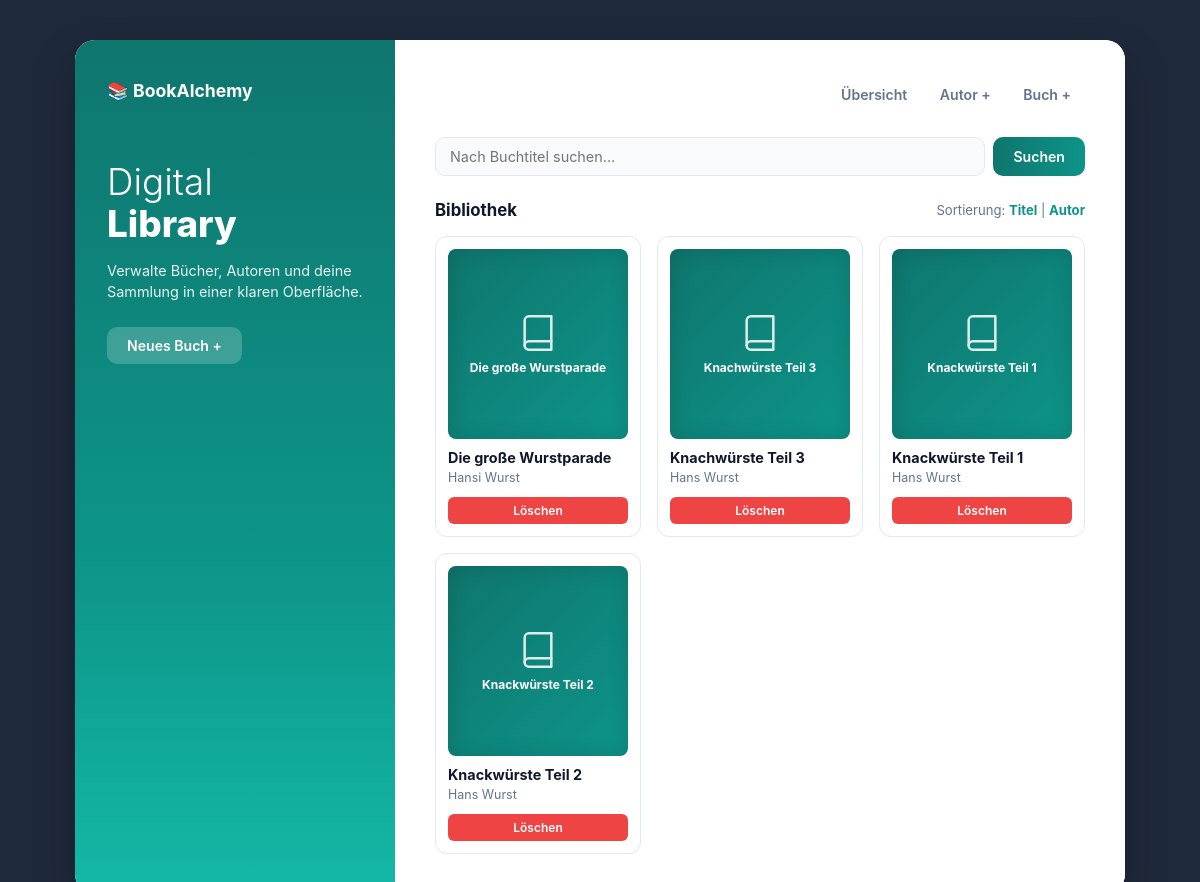
Before: / with the older database file.
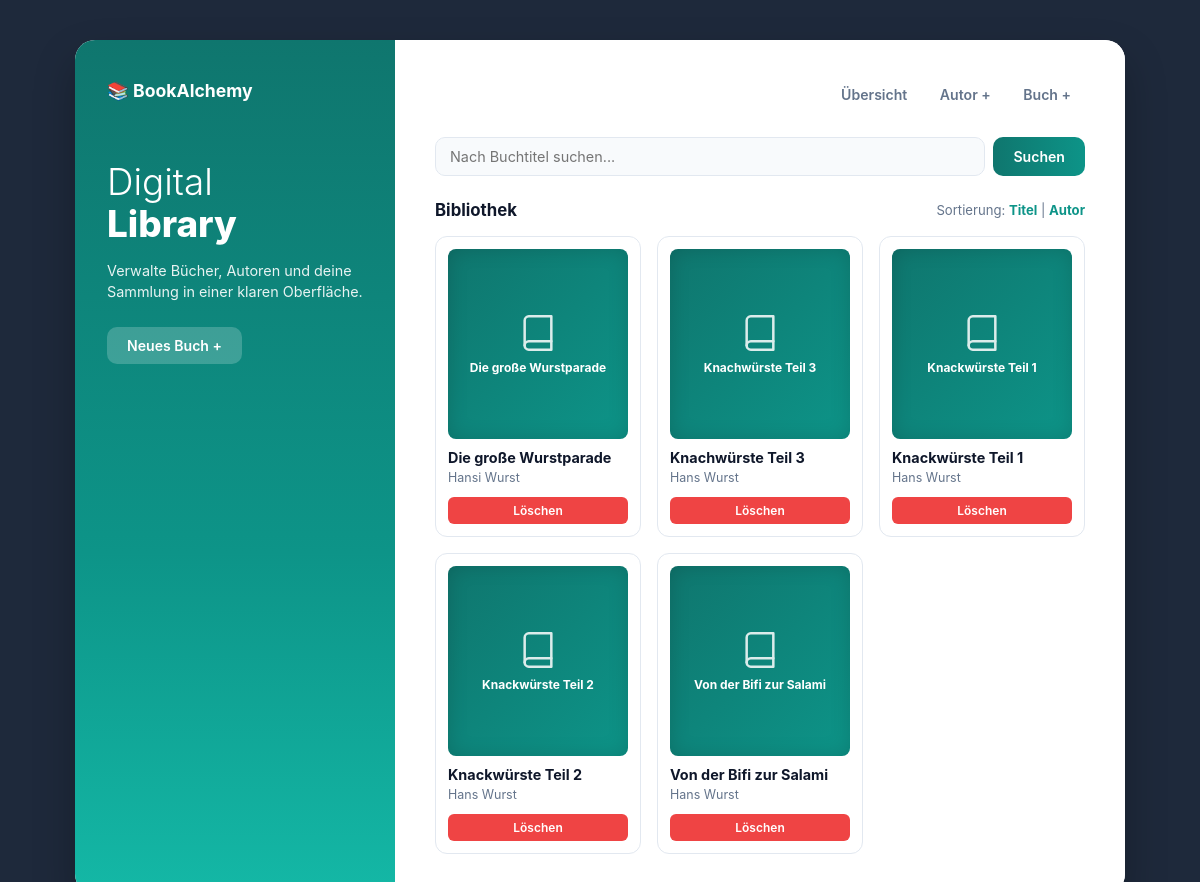
After: the same page with the newer database file.
### data_models.py (models this page shows, shortened)
class Book(db.Model):
    __tablename__ = 'books'
    id: int = db.Column(db.Integer, primary_key=True, autoincrement=True)
    isbn: str = db.Column(db.String(13), unique=True, nullable=False)
    title: str = db.Column(db.String(200), nullable=False)
    publication_year: Optional[int] = db.Column(db.Integer, nullable=True)
    author_id: int = db.Column(
        db.Integer, db.ForeignKey('authors.id'), nullable=False
    )

class Author(db.Model):
    __tablename__ = 'authors'
    id: int = db.Column(db.Integer, primary_key=True, autoincrement=True)
    name: str = db.Column(db.String(100), nullable=False)
    birth_date: Optional[date] = db.Column(db.Date, nullable=True)
    date_of_death: Optional[date] = db.Column(db.Date, nullable=True)
    books = db.relationship('Book', backref='author', lazy=True)

### app.py (the view)
@app.route('/')
def home():
    sort_by = request.args.get('sort_by', 'title')
    search_query = request.args.get('q', '').strip()
    query = Book.query
    if search_query:
        query = query.filter(Book.title.ilike(f"%{search_query}%"))
    if sort_by == 'author':
        books = query.join(Author).order_by(Author.name.asc()).all()
    else:
        books = query.order_by(Book.title.asc()).all()
    return render_template(
        'home.html',
        books=books,
        current_sort=sort_by,
        search_query=search_query,
    )

### templates/home.html (shortened to what this page needs)
{% extends "base.html" %}
{% block content %}
    <form method="GET" action="{{ url_for('home') }}" style="display: flex; gap: 8px; margin-bottom: 24px;">
        <input type="text" name="q" placeholder="Nach Buchtitel suchen..." value="{{ search_query or '' }}">
        <button type="submit" class="btn">Suchen</button>
    </form>
    <div style="display: flex; justify-content: space-between; align-items: center; margin-bottom: 16px;">
        <h3 style="font-size: 1.05rem; color: var(--text-dark); font-weight: 700;">Bibliothek</h3>
        <div style="font-size: 0.82rem; color: var(--text-muted);">
            Sortierung:
            <a href="{{ url_for('home', sort_by='title', q=search_query) }}" style="color: var(--accent-petrol); text-decoration: none; font-weight: 700;">Titel</a> |
            <a href="{{ url_for('home', sort_by='author', q=search_query) }}" style="color: var(--accent-petrol); text-decoration: none; font-weight: 700;">Autor</a>
        </div>
    </div>
    <div style="display: grid; grid-template-columns: repeat(auto-fill, minmax(160px, 1fr)); gap: 16px;">
        {% for book in books %}
            <div style="background: #ffffff; border: 1px solid var(--border-light); border-radius: 12px; padding: 12px; display: flex; flex-direction: column; justify-content: space-between;">
                <div>
                    <div style="width: 100%; height: 190px; border-radius: 8px; margin-bottom: 10px; overflow: hidden; background: linear-gradient(135deg, #0f766e 0%, #0d9488 100%); display: flex; flex-direction: column; align-items: center; justify-content: center; padding: 12px; text-align: center; color: #ffffff; box-shadow: inset 0 0 20px rgba(0,0,0,0.15); position: relative;">
                        <span style="font-size: 0.75rem; font-weight: 700; line-height: 1.2; display: -webkit-box; -webkit-line-clamp: 3; -webkit-box-orient: vertical; overflow: hidden;">{{ book.title }}</span>
                    </div>
                    <div style="font-weight: 700; font-size: 0.9rem; color: var(--text-dark); margin-bottom: 3px; line-height: 1.25;">{{ book.title }}</div>
                    <div style="font-size: 0.78rem; color: var(--text-muted);">{{ book.author.name }}</div>
                </div>
                <form method="POST" action="{{ url_for('delete_book', book_id=book.id) }}" onsubmit="return confirm('Buch wirklich löschen?');" style="margin-top: 12px;">
                    <button type="submit" class="btn btn-danger" style="width: 100%; padding: 6px; font-size: 0.75rem; border-radius: 6px;">Löschen</button>
                </form>
            </div>
        {% else %}
            <p style="color: var(--text-muted); font-size: 0.88rem;">Keine Bücher vorhanden.</p>
        {% endfor %}
    </div>
{% endblock %}

### templates/base.html (shortened to what this page needs)
<!DOCTYPE html>
<html lang="de">
<head>
</head>
<body>
    <div class="app-window">
        <div class="layout-wrapper">
            <div class="gradient-sidebar">
                <div class="sidebar-brand">📚 BookAlchemy</div>
                <div class="sidebar-content">
                    <h1>Digital <strong>Library</strong></h1>
                    <p>Verwalte Bücher, Autoren und deine Sammlung in einer klaren Oberfläche.</p>
                    <a href="{{ url_for('add_book') }}" class="btn" style="background: rgba(255,255,255,0.2);">Neues Buch +</a>
                </div>
            </div>
            <div class="main-content">
                <nav class="top-nav">
                    <a href="{{ url_for('home') }}">Übersicht</a>
                    <a href="{{ url_for('add_author') }}">Autor +</a>
                    <a href="{{ url_for('add_book') }}">Buch +</a>
                </nav>
                <div class="content-body">
                    {% block content %}{% endblock %}
                </div>
            </div>
        </div>
    </div>
</body>
</html>

### templates/base.html (style rules this page uses)
:root { --bg-outer: #1e293b; --card-bg: #ffffff; --sidebar-gradient: linear-gradient(180deg, #0f766e 0%, #0d9488 60%, #14b8a6 100%); --text-dark: #0f172a; --text-muted: #64748b; --border-light: #e2e8f0; --accent-petrol: #0d9488; --btn-gradient: linear-gradient(90deg, #0f766e 0%, #0d9488 100%); --danger: #ef4444; }
* { box-sizing: border-box; margin: 0; padding: 0; font-family: -apple-system, BlinkMacSystemFont, "Segoe UI", Roboto, sans-serif; }
body { background-color: var(--bg-outer); padding: 40px 20px; }
.app-window { width: 100%; max-width: 1050px; margin: 0 auto; background: var(--card-bg); border-radius: 20px; box-shadow: 0 20px 40px rgba(0, 0, 0, 0.25); overflow: hidden; }
.layout-wrapper { display: flex; min-height: 650px; }
.gradient-sidebar { width: 320px; background: var(--sidebar-gradient); padding: 40px 32px; color: #ffffff; display: block; }
.sidebar-brand { font-size: 1.1rem; font-weight: 700; margin-bottom: 60px; }
.sidebar-content h1 { font-size: 2.3rem; font-weight: 300; line-height: 1.15; margin-bottom: 14px; }
.sidebar-content h1 strong { font-weight: 800; display: block; }
.sidebar-content p { font-size: 0.9rem; opacity: 0.9; line-height: 1.5; margin-bottom: 24px; }
.main-content { width: calc(100% - 320px); padding: 40px; background: #ffffff; }
.top-nav { text-align: right; margin-bottom: 28px; }
.top-nav a { color: var(--text-muted); text-decoration: none; font-size: 0.88rem; font-weight: 600; padding: 6px 14px; border-radius: 16px; display: inline-block; }
input[type="text"], input[type="number"], input[type="date"], select { background: #f8fafc; border: 1px solid var(--border-light); color: var(--text-dark); padding: 10px 14px; border-radius: 10px; font-size: 0.9rem; outline: none; width: 100%; }
.btn { background: var(--btn-gradient); color: #ffffff; border: none; padding: 10px 20px; border-radius: 10px; font-weight: 600; font-size: 0.88rem; cursor: pointer; text-decoration: none; display: inline-block; text-align: center; }
.btn-danger { background: var(--danger); }

Changed rows visible on the page:
added Book: title "Von der Bifi zur Salami", author.name "Hans Wurst"
